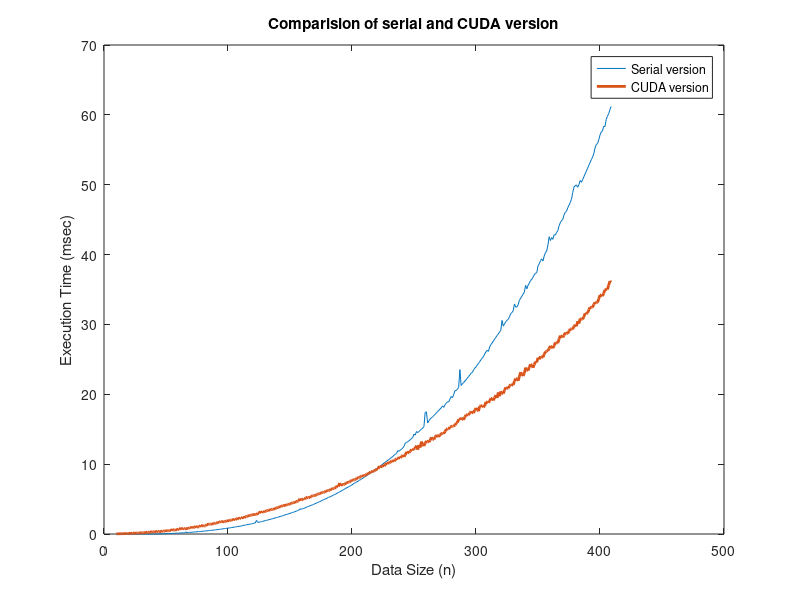

Here is the MATLAB script that generated this plot:
format long;
clc;
disp('Plot:');
%------------------------------------------------------- Reading from File
fileID = fopen('output.txt');
M = fscanf(fileID, '%d %f %f %f',[4 inf]);
fclose(fileID);
M=M';

n=M(1:400,1:1); 
time1=M(1:400,2:2);   
time2=M(1:400,3:3);   
time3=M(:,4:4);   


figure
%time1=movmean(time1,5);
%plot(n,time1),xlabel('Data Size (n)'),ylabel('Execution Time (msec)'),title('Compare');

plot(n,time1,n,time2,'linewidth',2),xlabel('Data Size (n)'),ylabel('Execution Time (msec)'),title('Comparision of serial and CUDA version');
legend('Serial version','CUDA version');

% speedup=time1;
% for i=1:length(time1)
%       speedup(i)=time1(i)/time2(i);
% end
% plot(n,speedup,'linewidth',2),xlabel('Data Size (n)'),ylabel('Speedup'),title('Speedup for Serial version/CUDA version');

%speedup=time1/time2;
%plot(n,speedup,'linewidth',2),xlabel('Data Size (n)'),ylabel('Speedup'),title('Speedup for Serial version/CUDA version');

%plot(n,time2,n,time3,'linewidth',2),xlabel('Data Size (n)'),ylabel('Execution Time (msec)'),title('Comparision of CUDA version and Tuned CUDA version');
%legend('CUDA version','Tuned CUDA version');

% speedup=time2;
% for i=1:length(time2)
%      speedup(i)=time2(i)/time3(i);
% end
% plot(n,speedup,'linewidth',2),xlabel('Data Size (n)'),ylabel('Speedup'),title('Speedup for CUDA version/Tuned CUDA version');

